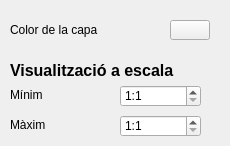
   <widget class="QWidget" name="tabPerso">
    <attribute name="title">
     <string>Valors personalitzats</string>
    </attribute>
    <widget class="QPushButton" name="pushColorP">
     <property name="geometry">
      <rect>
       <x>170</x>
       <y>20</y>
       <width>40</width>
       <height>20</height>
      </rect>
     </property>
     <property name="text">
      <string/>
     </property>
    </widget>
    <widget class="QDoubleSpinBox" name="maxScaleP">
     <property name="geometry">
      <rect>
       <x>120</x>
       <y>115</y>
       <width>81</width>
       <height>22</height>
      </rect>
     </property>
     <property name="prefix">
      <string>1:</string>
     </property>
     <property name="decimals">
      <number>0</number>
     </property>
     <property name="minimum">
      <double>1.000000000000000</double>
     </property>
     <property name="maximum">
      <double>100000000.000000000000000</double>
     </property>
    </widget>
    <widget class="QLabel" name="labelColorP">
     <property name="geometry">
      <rect>
       <x>10</x>
       <y>20</y>
       <width>151</width>
       <height>20</height>
      </rect>
     </property>
     <property name="text">
      <string>Color de la capa</string>
     </property>
    </widget>
    <widget class="QLabel" name="labelMinP">
     <property name="geometry">
      <rect>
       <x>10</x>
       <y>85</y>
       <width>81</width>
       <height>20</height>
      </rect>
     </property>
     <property name="text">
      <string>Mínim</string>
     </property>
    </widget>
    <widget class="QDoubleSpinBox" name="minScaleP">
     <property name="geometry">
      <rect>
       <x>120</x>
       <y>85</y>
       <width>81</width>
       <height>22</height>
      </rect>
     </property>
     <property name="prefix">
      <string>1:</string>
     </property>
     <property name="decimals">
      <number>0</number>
     </property>
     <property name="minimum">
      <double>1.000000000000000</double>
     </property>
     <property name="maximum">
      <double>100000000.000000000000000</double>
     </property>
    </widget>
    <widget class="QLabel" name="labelEscalaP">
     <property name="geometry">
      <rect>
       <x>10</x>
       <y>60</y>
       <width>211</width>
       <height>20</height>
      </rect>
     </property>
     <property name="font">
      <font>
       <pointsize>12</pointsize>
       <weight>75</weight>
       <bold>true</bold>
      </font>
     </property>
     <property name="text">
      <string>Visualització a escala</string>
     </property>
    </widget>
    <widget class="QLabel" name="labelMaxP">
     <property name="geometry">
      <rect>
       <x>10</x>
       <y>115</y>
       <width>81</width>
       <height>20</height>
      </rect>
     </property>
     <property name="text">
      <string>Màxim</string>
     </property>
    </widget>
   </widget>
